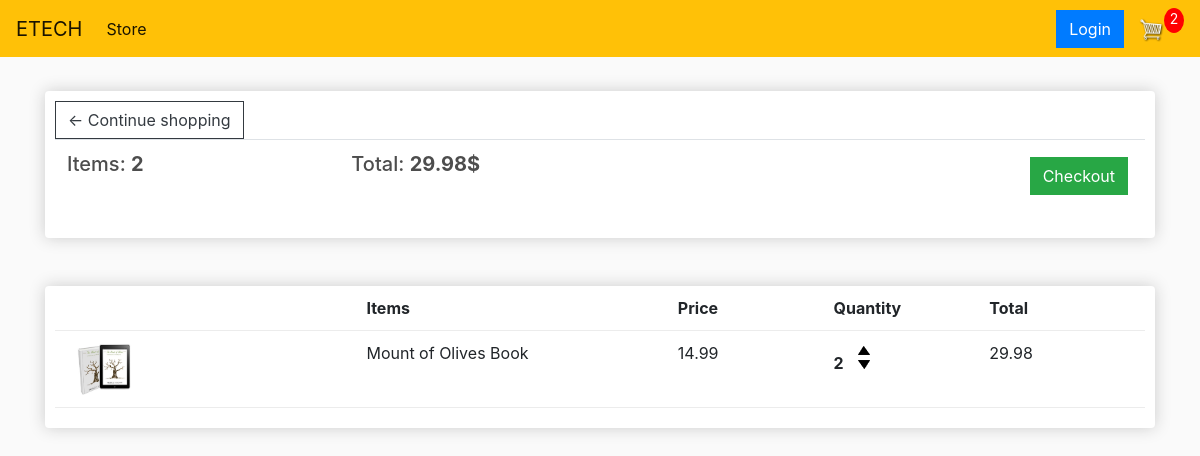
/Cart (signed in), run on an earlier commit of the app's database.
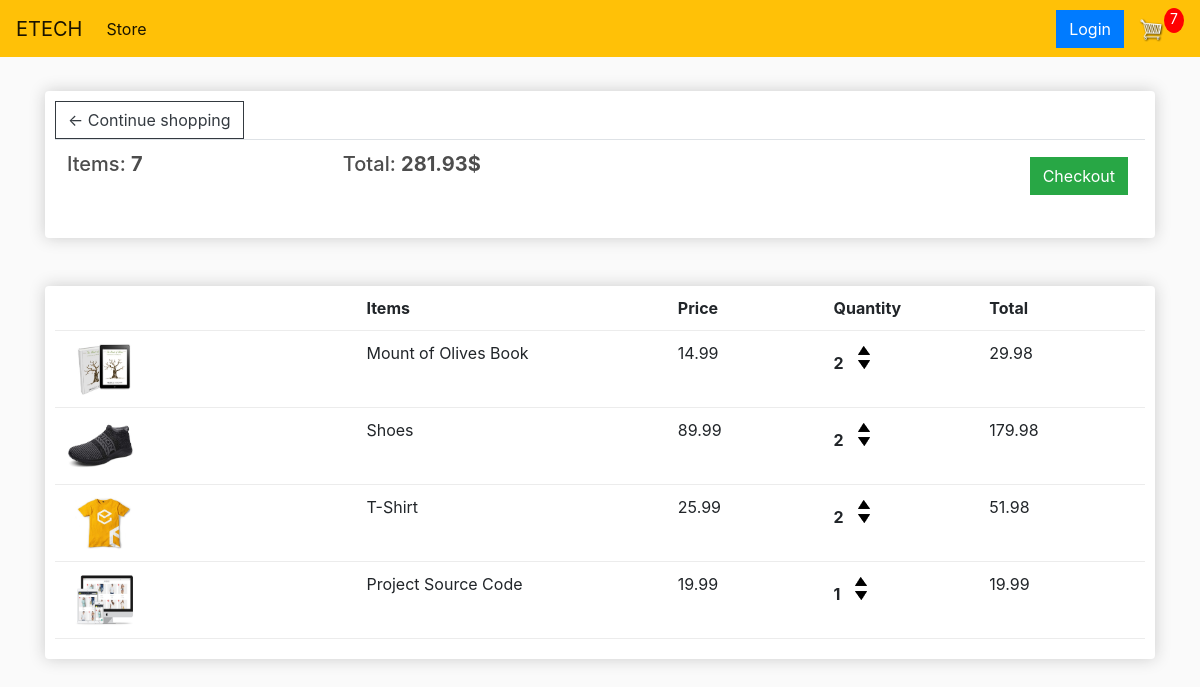
And on a later commit of the database.
### store/models.py (models this page shows, shortened)
class Order(models.Model):
    customer = models.ForeignKey(Customer, on_delete=models.SET_NULL, null=True, blank=True)
    date_ordered = models.DateTimeField(auto_now_add=True)
    complete = models.BooleanField(default=False)
    transaction_id = models.CharField(max_length=100, null=True)
    @property
    def get_card_total(self):
        orderitem = self.orderitem_set.all()
        total = sum([item.get_total for item in orderitem])
        return total
    @property
    def get_card_item(self):
        orderitem = self.orderitem_set.all()
        total = sum([item.quantity for item in orderitem])
        return total

class OrderItem(models.Model):
    product = models.ForeignKey(Product, on_delete=models.SET_NULL, null=True, blank=True)
    order = models.ForeignKey(Order, on_delete=models.SET_NULL, null=True, blank=True)
    quantity = models.IntegerField(default=0, null=True, blank=True)
    date_added = models.DateTimeField(auto_now_add=True)
    @property
    def get_total(self):
        total = self.product.price * self.quantity
        return total

class Product(models.Model):
    name = models.CharField(max_length=255, null=True)
    price = models.FloatField()
    digital = models.BooleanField(default=False, null=True, blank=False)
    image = models.ImageField(null=True, blank=True)
    @property
    def imageURL(self):
        try:
            url = self.image.url
        except:
            url = ''
        return url

### store/views.py (the view)
# urls.py: path('Cart', views.cart, name='cart'),
def cart(request):
    if request.user.is_authenticated:
        customer = request.user.customer
        order, created = Order.objects.get_or_create(customer=customer, complete=False)
        items = order.orderitem_set.all()
        CartItems = order.get_card_item
    else:
        items = []
        order = {'get_card_total': 0, 'get_card_item': 0}
        CartItems = order['get_card_item']
    context = {'items': items, 'order': order, 'CartItems': CartItems}
    return render(request, 'store/Cart.html', context)

### store/templates/store/Cart.html
{% extends 'main.html' %}
{% load static %}
{% block content %}
<div class="row">
    <div class="col-lg-12">
        <div class="box-element">
            <a class="btn btn-outline-dark" href="{% url 'store' %}">&#x2190; Continue shopping </a>
            <table class="table">
                <tr>
                    <th><h5>Items: <strong>{{ order.get_card_item }}</strong></h5></th>
                    <th><h5>Total: <strong>{{ order.get_card_total | floatformat:2 }}$</strong></h5></th>
                    <th>
                        <a style="float:right; margin: 5px" class="btn btn-success" href="{% url 'checkout' %}">Checkout</a>
                    </th>
                </tr>
            </table>
        </div>
        <br>
        <br>
        <div class="box-element">
            <div class="cart-row">
                <div style="flex: 2"></div>
                <div style="flex: 2"><strong>Items</strong></div>
                <div style="flex: 1"><strong>Price</strong></div>
                <div style="flex: 1"><strong>Quantity</strong></div>
                <div style="flex: 1"><strong>Total</strong></div>
            </div>
            {% for item in items %}
            <div class="cart-row">
		        <div style="flex:2"><img class="row-image" src="{{ item.product.imageURL }}"></div>
		        <div style="flex:2"><p>{{ item.product.name }}</p></div>
		        <div style="flex:1"><p>{{ item.product.price | floatformat:2 }}</p></div>
		        <div style="flex:1">
			        <p class="quantity">{{ item.quantity }}</p>
			            <div class="quantity">
				            <img  data-product="{{ item.product.id }}"  data-action="add" class="chg-quantity update-cart" src="{% static  'image/arrow-up.png' %}">
				            <img data-product="{{ item.product.id }}" data-action="remove" class="chg-quantity update-cart" src="{% static  'image/arrow-down.png' %}">
			            </div>
                </div>
		            <div style="flex:1"><p>{{ item.get_total }}</p></div>
            </div>
            {% endfor %}
        </div>
    </div>
</div>
{% endblock %}

What changed in the data, as far as the page shows it:
computed for Order: get_card_item "2" → "7"; get_card_total "29.98" → "281.93"
added OrderItem: product.imageURL (picture), product.name "Shoes", product.price "89.99", quantity "2", get_total "179.98"
added OrderItem: product.imageURL (picture), product.name "T-Shirt", product.price "25.99", quantity "2", get_total "51.98"
added OrderItem: product.imageURL (picture), product.name "Project Source Code", product.price "19.99", quantity "1", get_total "19.99"
Also different on the page:
{{ CartItems }}: "2" → "7"
